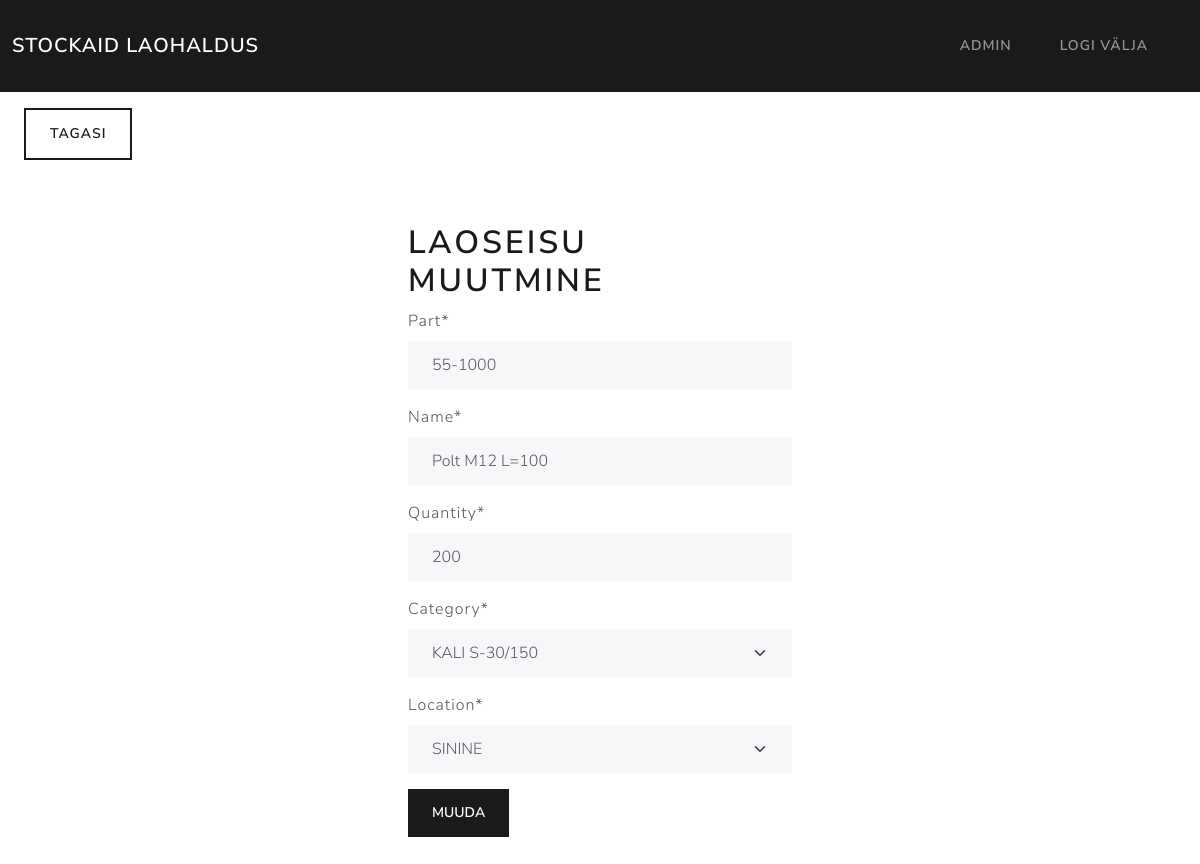
Page /edit-item/6 (signed in) on the committed database.
### stock/models.py (models this page shows, shortened)
class InventoryItem(models.Model):
    part = models.CharField(max_length=200)
    name = models.CharField(max_length=200)
    quantity = models.IntegerField()
    category = models.ForeignKey('Category', on_delete=models.SET_NULL, blank=True, null=True)
    location = models.ForeignKey('Location', on_delete=models.SET_NULL, blank=True, null=True)
    date_created = models.DateTimeField(auto_now_add=True)

class Category(models.Model):
    name = models.CharField(max_length=200)
    class Meta:
        verbose_name_plural = 'categories'
    def __str__(self):
        return self.name

class Location(models.Model):
    name = models.CharField(max_length=200)
    def __str__(self):
        return self.name

### stock/views.py (the view)
# urls.py: path('edit-item/<int:pk>', EditItem.as_view(), name='edit-item'),
class EditItem(LoginRequiredMixin, UpdateView):
    model = InventoryItem
    template_name = 'stock/update_stock.html'
    form_class = InventoryItemForm
    success_url = reverse_lazy('dashboard')

### stock/forms.py
class InventoryItemForm(forms.ModelForm):
    category = forms.ModelChoiceField(queryset=Category.objects.all(), initial=0)
    location = forms.ModelChoiceField(queryset=Location.objects.all(), initial=0)
    class Meta:
        model = InventoryItem
        fields = ['part', 'name', 'quantity', 'category', 'location']

### stock/templates/stock/update_stock.html (shortened to what this page needs)
{% extends 'stock/base.html' %}
{% load crispy_forms_tags %}
{% block content %}
    <a href="{% url 'dashboard' %}" class="btn btn-outline-primary my-3 mx-4">
        Tagasi
    </a>
    <div class="row">
        <div class="col-11 col-md-4 mx-auto mt-5">
            <h1>Laoseisu muutmine</h1>
            <form method="POST">
                {{ form|crispy }}
                <div class="mt-3 mb-5">
                    <button class="btn btn-primary">Muuda</button>
                </div>
            </form>
        </div>
    </div>
{% endblock content %}

### stock/templates/stock/navigation.html (shortened to what this page needs)
<nav class="navbar navbar-expand-lg bg-primary" data-bs-theme="dark">
    <div class="container-fluid">
        <a class="navbar-brand" href="{% url 'index' %}">StockAid laohaldus</a>
        <div class="collapse navbar-collapse justify-content-end" id="navbarNav">
            <ul class="navbar-nav">
                {% if user.is_authenticated %}
                <li class="nav-item">
                    <a class="nav-link" href="#">{{ user.username }}</a>
                </li>
                <li class="nav-item">
                    <a class="nav-link" href="{% url 'logout' %}">Logi välja</a>
                </li>
                {% endif %}
            </ul>
        </div>
    </div>
</nav>

### rows in the picture
InventoryItem: part "55-1000", name "Polt M12 L=100", quantity "200", category "KALI S-30/150", location "SININE"

### other values in the picture
{{ user.username }} "ADMIN"
